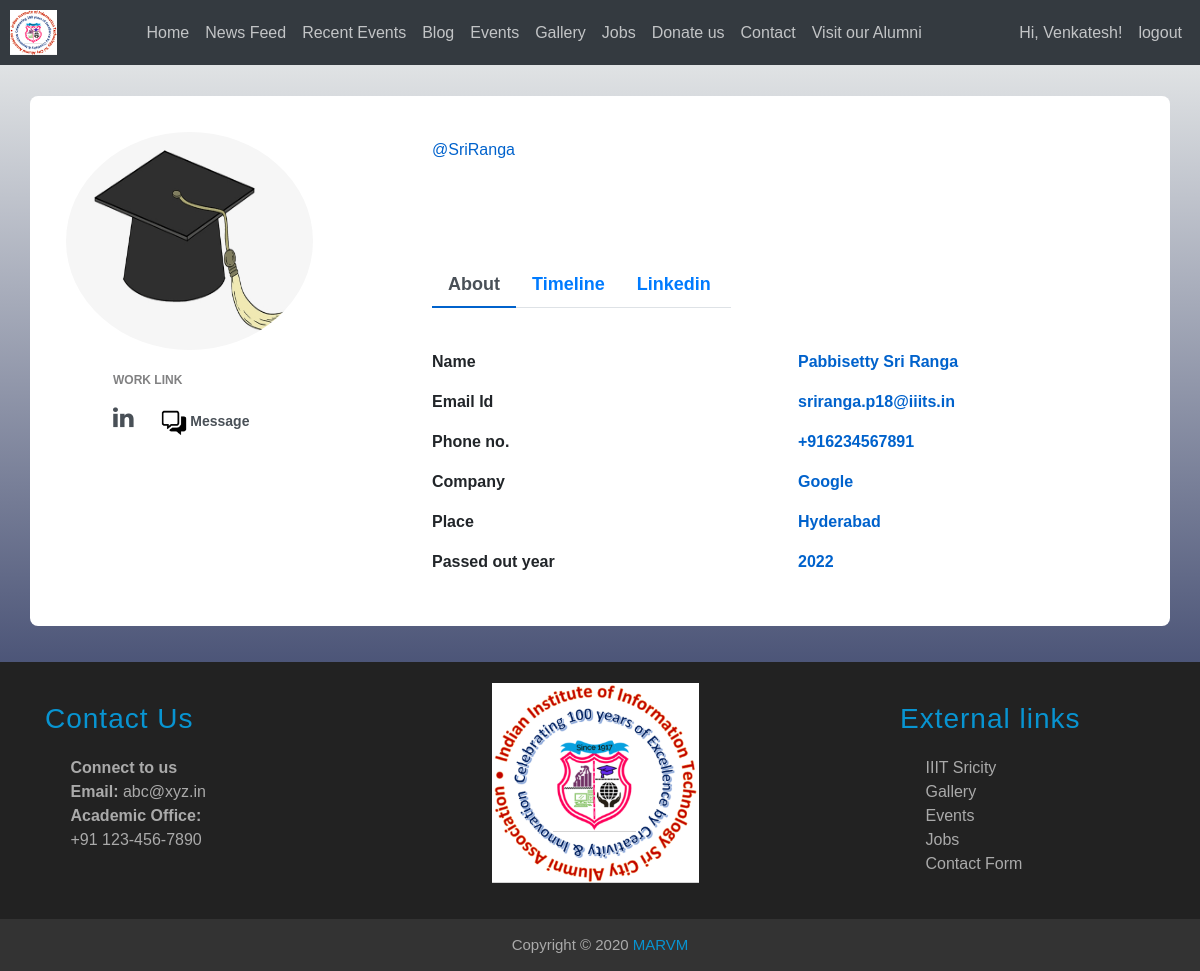
Screenshot of /profile_page/userinfo/SriRanga/ (signed in) with the database file from the repository.
### accounts/models.py (models this page shows)
class User(AbstractUser):
    phone_number = models.CharField(
        max_length=15,
        blank = False,
        default="",
        validators=[
            RegexValidator(
                regex='^([+][0-9]{1,4}[6-9][0-9]{9})$',
                message='mobile number should be in the format "+999999999" ',
                code='invalid_phone_number'
            ),
        ]
    )
    email_confirmed = models.BooleanField(default=False)
    conditions = models.BooleanField(default=False)
    avatar = models.ImageField(upload_to=update_filename,blank = True)
    linkedin_url = models.URLField(blank = True)
    github_url = models.URLField(blank = True)
    webpage_url = models.URLField(blank = True)
    passout_year = models.CharField(max_length=4,blank=True)
    company = models.CharField(max_length=100,blank = True)
    summary = models.CharField(max_length=100,blank = True)
    place = models.CharField(max_length = 100,blank = True)

### accounts/decorators.py (the view, shortened to what this page needs)
    def checker(request, *args, **kwargs):
        user=request.user
        if request.user.is_staff is True:
            return function(request, *args, **kwargs)
        elif request.user.email_confirmed is True:
            return function(request, *args, **kwargs)

### templates/profile_page.html (shortened to what this page needs)
<!DOCTYPE html>
{% extends "base.html" %}
    {% block content %}
    {% load static %}
    <div class="container emp-profile">
        <form method="post">
            <div class="row">
                <div class="col-md-4">
                        <div class="profile-img" style="height:218px;width:247px;border-radius:50%;">
                            {% if get_user.avatar %}
                                <div class="container1">
                                    <img src="{{ get_user.avatar.url }}" alt="Avatar" class="image"  style="height:218px;width:247px;border-radius:50%;">
                                    {% if request.user.username == get_user.username %}
                                        <a href="{% url 'upload_photo' %}">
                                            <div class="middle">
                                                <div class="text btn btn-primary" style="border-radius:50%;"><i class="fa fa-pencil" aria-hidden="true"></i></div>
                                            </div>
                                        </a>
                                    {% endif %}
                                </div>
                            {% else %}
                                <div class="container1">
                                    <img src="{% static 'profile/default_symbol.png' %}" alt="Avatar" class="image"  style="height:218px;width:247px;border-radius:50%;">
                                </div>
                            {% endif %}
                        </div>
                </div>
                <div class="col-md-6">
                    <div class="profile-head">
                        <h6>@{{ get_user.username }}</h6>
                        <ul class="nav nav-tabs" id="myTab" role="tablist" style="margin-top:20%;width:299px;">
                            <li class="nav-item">
                                <a class="nav-link active" id="home-tab" data-toggle="tab" href="#home" role="tab" aria-controls="home" aria-selected="true">About</a>
                            </li>
                            <li class="nav-item">
                                <a class="nav-link" id="profile-tab" data-toggle="tab" href="#profile" role="tab" aria-controls="profile" aria-selected="false">Timeline</a>
                            </li>
                            <li class="nav-item">
                                <a class="nav-link" id="linkedin-tab" data-toggle="tab" href="#linkedin" role="tab" aria-controls="linkedin" aria-selected="false">Linkedin</a>
                            </li>
                        </ul>
                    </div>
                </div>
            </div>
            <div class="row">
                <div class="col-md-4">
                    <div class="profile-work">
                        <p>WORK LINK</p>
                        {% if get_user.linkedin_url %}
                            <a href="{{ get_user.linkedin_url }}" target="blank"><i class="fa fa-linkedin" style="font-size:24px"></i></a>&nbsp;&nbsp;&nbsp;&nbsp;&nbsp;
                        {% endif %}
                        {% if request.user.username != get_user.username  %}
                            <a href="{% url 'dialogs_detail' username=get_user.username %}"><img src="{% static 'profile/message.png' %}" alt="Avatar" class="image"  style="height:30px;width:30px;display: inline;padding-right: 2px;">Message</a><br>
                        {% endif %}
                    </div>
                </div>
                <div class="col-md-8">
                    <div class="tab-content profile-tab" id="myTabContent">
                        <div class="tab-pane fade show active" id="home" role="tabpanel" aria-labelledby="home-tab">
                                    <div class="row">
                                        <div class="col-md-6">
                                            <label>Name</label>
                                        </div>
                                        <div class="col-md-6">
                                            <p>{{ get_user.first_name }} {{ get_user.last_name }}</p>
                                        </div>
                                    </div>
                                    <div class="row">
                                        <div class="col-md-6">
                                            <label>Email Id</label>
                                        </div>
                                        <div class="col-md-6">
                                            <p>{{ get_user.email }}</p>
                                        </div>
                                    </div>
                                    <div class="row">
                                        <div class="col-md-6">
                                            <label>Phone no.</label>
                                        </div>
                                        <div class="col-md-6">
                                            <p>{{ get_user.phone_number }}</p>
                                        </div>
                                    </div>
                                    <div class="row">
                                        <div class="col-md-6">
                                            <label>Company</label>
                                        </div>
                                        <div class="col-md-6">
                                            <p>{{ get_user.company }}</p>
                                        </div>
                                    </div>
                                    <div class="row">
                                        <div class="col-md-6">
                                            <label>Place</label>
                                        </div>
                                        <div class="col-md-6">
                                            <p>{{ get_user.place }}</p>
                                        </div>
                                    </div>
                                    <div class="row">
                                        <div class="col-md-6">
                                            <label>Passed out year</label>
                                        </div>
                                        <div class="col-md-6">
                                            <p>{{ get_user.passout_year }}</p>
                                        </div>
                                    </div>
                        </div>
                        </div>
                    </div>
                </div>
            </div>
{% endblock content %}

### templates/base.html (shortened to what this page needs)
<!DOCTYPE html> {% load static %}
<html lang="en">
<head>
    <link href="{% static 'chat/css/style3.css' %}" rel="stylesheet" type="text/css" media="all">
    <link rel="stylesheet" href="https://cdnjs.cloudflare.com/ajax/libs/font-awesome/4.7.0/css/font-awesome.min.css">
    <link rel="stylesheet" href="https://maxcdn.bootstrapcdn.com/bootstrap/4.4.1/css/bootstrap.min.css">
    <link rel="stylesheet" href="https://unpkg.com/aos@2.3.0/dist/aos.css">
    <link rel="stylesheet" href="https://cdnjs.cloudflare.com/ajax/libs/font-awesome/4.7.0/css/font-awesome.min.css">
</head>
<body>
    <nav id="func_navbar" class="navbar-custom navbar navbar-expand-md navbar-dark bg-dark fixed-top" style="padding: 10px;">
        <a id="func_logo" class="nav-brand abs" href="{% url 'home' %}"><img src="{% static '/img/iiits/iiitslogo.png' %}" style="width:47px;"></a>
        <div class="collapse navbar-collapse" id="navbarNavDropdown">
            <ul class="navbar-nav mx-auto">
                <li class="nav-item">
                    <a class="nav-link" href="{% url 'home' %}#">Home</a>
                </li>
                <li class="nav-item">
                    <a class="nav-link" href="{% url 'home' %}#news_feed">News Feed</a>
                </li>
                <li class="nav-item">
                    <a class="nav-link" href="{% url 'home' %}#recent_events">Recent Events</a>
                </li>
                <li class="nav-item">
                    <a class="nav-link" href="{% url 'blog-home' %}">Blog</a>
                </li>
                <li class="nav-item">
                    <a class="nav-link" href="{% url 'events' %}">Events</a>
                </li>
                <li class="nav-item">
                    <a class="nav-link" href="{% url 'gallery' %}">Gallery</a>
                </li>
                <li class="nav-item">
                    <a class="nav-link" href="{% url 'jobs' %}">Jobs</a>
                </li>
                <li class="nav-item">
                    <a class="nav-link" href="{% url 'donation-page' %}">Donate us</a>
                </li>
                <li class="nav-item">
                    <a class="nav-link" href="{% url 'contactform' %}">Contact</a>
                </li>
                {% if user.is_superuser %}
                {% else %}
                <li class="nav-item">
                    <a class="nav-link" href="{% url 'searchalumni' %}">Visit our Alumni</a>
                </li>
                {% endif %}
            </ul>
            <ul class="navbar-nav">
                {% if user.is_authenticated %}
                    {% if user.is_staff %}
                        <li class="nav-item"><a class="nav-link" href="{% url 'profile_page' username=user.username %}">Hi, {{ user.username }}!</a></li>
                    {% else %}
                        <li class="nav-item"><a class="nav-link" href="{% url 'profile_page' username=user.username %}">Hi, {{ user.last_name }}!</a></li>
                    {% endif %}
                    <li class="nav-item"><a class="nav-link" href="{% url 'logout' %}?next={{ request.path }}">logout</a></li>
                {% else %}
                    <li class="nav-item"><a class="nav-link" href="{% url 'register' %}">Register</a></li>
                    <li class="nav-item"><a class="nav-link" href="{% url 'login' %}?next={{ request.path }}">login</a></li>
                {% endif %}
            </ul>
        </div>
    </nav>
    <div class="container-fluid py-4"></div>
    {% block content %}
    {% endblock %}
    <footer>
        <div class="container">
            <div class="row">
                <div class="col-lg-3 col-md-6">
                <h3>Contact Us</h3>
                <ul class="list-unstyled three-column" style="padding-left:10%;">
                    <b>Connect to us</b><br>
                    <b>Email:</b>
                    <a href="">abc@xyz.in</a>
                    <br>
                    <b>Academic Office:</b><br>
                    <a href="tel:+91 123-456-7890">+91 123-456-7890</a>
                </ul>
                </div>
                <div class="col-lg-6 col-md-6">
                <ul class="list-unstyled three-column">
                    <img class="custom-img" style="height:200px" src="{% static '/img/iiits/iiitslogo.png' %}">
                </ul>
                </div>
                <div class="col-lg-3 col-md-6">
                <h3>External links</h3>
                <ul class="list-unstyled three-column" style="padding-left:10%;">
                    <a href="{% url 'home' %}#"> IIIT Sricity</a><br>
                    <a href="{% url 'gallery' %}">Gallery</a><br>
                    <a href="{% url 'events' %}">Events</a><br>
                    <a href="{% url 'jobs' %}">Jobs </a><br>
                    <a href="{% url 'contactform' %}">Contact Form</a><br>
                </ul>
                </div>
            </div>
        </div>
        <div class="copyright text-center">
            Copyright &copy; 2020 <span>MARVM</span>
        </div>
    </footer>
</body>
</html>

### templates/base.html (style rules this page uses)
body { margin: 0; font-family: Arial, Helvetica, sans-serif; overflow-x:hidden; }
.navbar { width: 100%; }
footer { background: #222; color: #aaa; padding-top: 10px; }
footer a { color: #aaa; }
footer h3 { color: #0894d1; letter-spacing: 1px; margin: 30px 0 20px; }
footer .three-column { overflow: hidden; }
footer .copyright { padding: 15px 0; background: #333; margin-top: 20px; font-size: 15px; }
footer .copyright span { color: #0894d1; }
.custom-img { padding-left:13%; }
@media (min-width: 768px) { .custom-img { padding-left:30%; margin-top:2%; } }
.navbar-dark .navbar-nav .nav-link { color: rgba(255,255,255,0.7); }

### templates/profile_page.html (style rules this page uses)
.container1 { position: relative; width: 150px; height:150px; }
.image { opacity: 1; display: block; width: 100%; height: auto; transition: .5s ease; backface-visibility: hidden; }
.profile-head .nav-tabs .nav-link { font-size:18px; }

### rows the page displays
User: last_name "Venkatesh"
User: username "SriRanga", first_name "Pabbisetty", last_name "Sri Ranga", email "sriranga.p18@iiits.in", phone_number "+916234567891", company "Google", place "Hyderabad", passout_year "2022"
